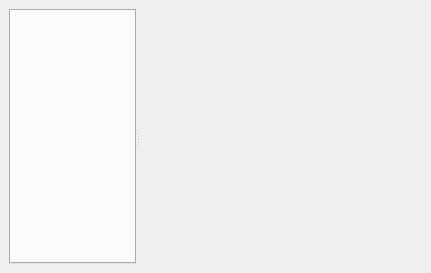
<?xml version="1.0" encoding="UTF-8"?>
<ui version="4.0">
 <class>CDTAttributeDockWidget</class>
 <widget class="QDockWidget" name="CDTAttributeDockWidget">
  <property name="enabled">
   <bool>false</bool>
  </property>
  <property name="geometry">
   <rect>
    <x>0</x>
    <y>0</y>
    <width>431</width>
    <height>273</height>
   </rect>
  </property>
  <property name="sizePolicy">
   <sizepolicy hsizetype="Expanding" vsizetype="Expanding">
    <horstretch>0</horstretch>
    <verstretch>0</verstretch>
   </sizepolicy>
  </property>
  <property name="windowTitle">
   <string>DockWidget</string>
  </property>
  <widget class="QWidget" name="dockWidgetContents">
   <layout class="QHBoxLayout" name="horizontalLayout">
    <item>
     <widget class="QSplitter" name="splitter">
      <property name="orientation">
       <enum>Qt::Horizontal</enum>
      </property>
      <widget class="QTabWidget" name="tabWidget">
       <property name="sizePolicy">
        <sizepolicy hsizetype="Preferred" vsizetype="Preferred">
         <horstretch>1</horstretch>
         <verstretch>0</verstretch>
        </sizepolicy>
       </property>
       <property name="movable">
        <bool>true</bool>
       </property>
      </widget>
      <widget class="CDTHistogramPlot" name="qwtPlot">
       <property name="sizePolicy">
        <sizepolicy hsizetype="Preferred" vsizetype="Preferred">
         <horstretch>1</horstretch>
         <verstretch>0</verstretch>
        </sizepolicy>
       </property>
       <property name="autoReplot" stdset="0">
        <bool>false</bool>
       </property>
      </widget>
     </widget>
    </item>
   </layout>
  </widget>
 </widget>
 <customwidgets>
  <customwidget>
   <class>CDTHistogramPlot</class>
   <extends>QFrame</extends>
   <header>cdthistogramplot.h</header>
   <container>1</container>
  </customwidget>
 </customwidgets>
 <resources/>
 <connections/>
</ui>
